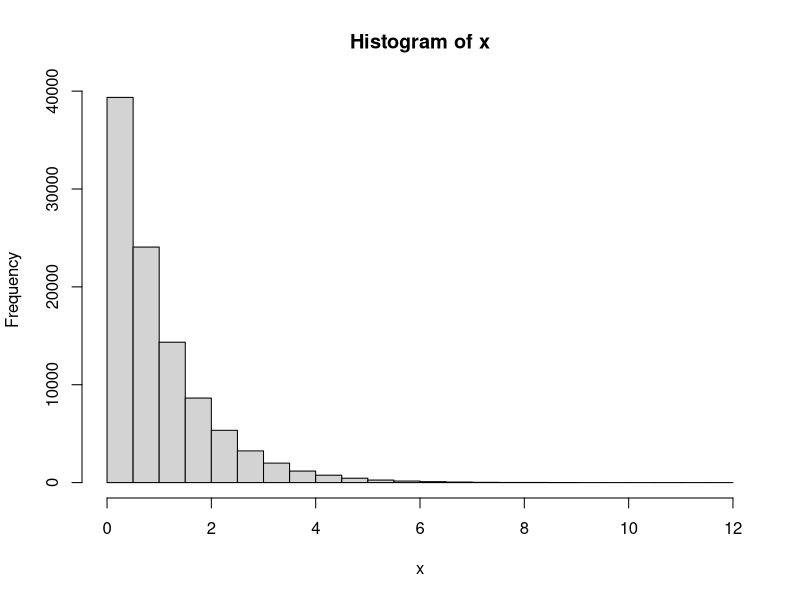
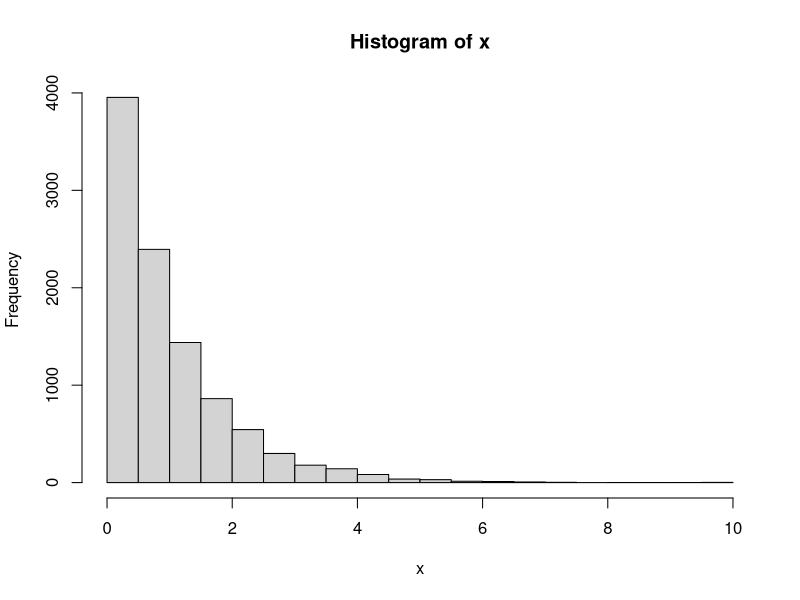
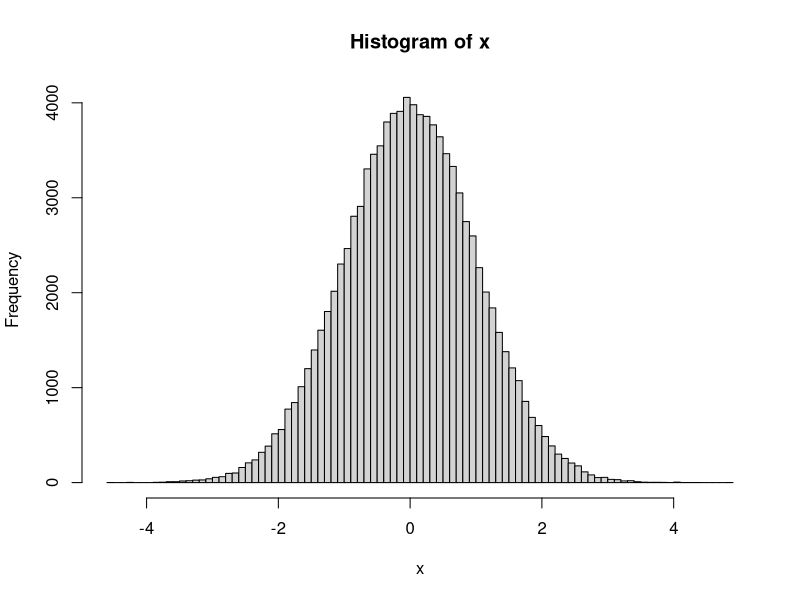

The R script that drew these images, in order: (Note: this script raises an error after producing the figures.)
#MC example----
x = rnorm(1e7)
mean(x)
mean(x^2)
mean(x^3)
mean(x^4)

#sampling from exp(beta)------
u = runif(1e5)
beta=1
x = -beta*log(u)
options(warn=-1)
hist(x,nclss=1000) #when you use histogram, please use more than 100 bins!
### OW the professor will take off your point!!!





#HW1. generate 10000 rs from gamma5,1-------
x=NULL
beta=1;n=5
for(i in 1:10000){
  u = runif(n)
  x[i]=-beta*log(cumprod(u))
}
hist(x,nclss=1000)


#rejection sample for generating normal------
#enough sample 을 만족할때까지 뽑아야 하므로 while loop을 이용한다.
n = 1e5
x = rep(NA,n)
index=1

while(index<=n){
  y=rexp(1)#generate sample from exp(1)
  r=exp(-(y-1)^2/2) #this is our ratio r
  u=runif(1) # unif for evaluation
  
  if(u < r){
    u2 = runif(1)#unif2 for making negative value
    if(u2<0.5) x[index] = -y
    else x[index] = y
    index = index + 1 #going next step
  }
}
hist(x,nclass=100)


# HW2.posterior만들기----
n = 1e5
lambda = rep(NA,n)
data=c(8,3,4,3,1,7,2,6,2,7)
index=1

#precalculate because it is fixed value
denorm=cumprod(dpois(x=data,lambda = mean(data)))
while(index<=n){
  #step1
  lambda_candi = exp(rnorm(1,mean = log(4),sd = (0.5)))
  
  #step2
  # r = (cumprod(dpois(x=data,lambda = lambda_candi))
  #   /cumprod(dpois(x=data,lambda = mean(data))))
  r = (cumprod(dpois(x=data,lambda = lambda_candi))
       /denorm)
  
  #step3
  u=runif(1) # unif for evaluation
  
  #step4
  if(u < r){
    lambda[index] = lambda_candi #accept
    index = index + 1 #going next step
  }
}
hist(lambda,nclass=100)
